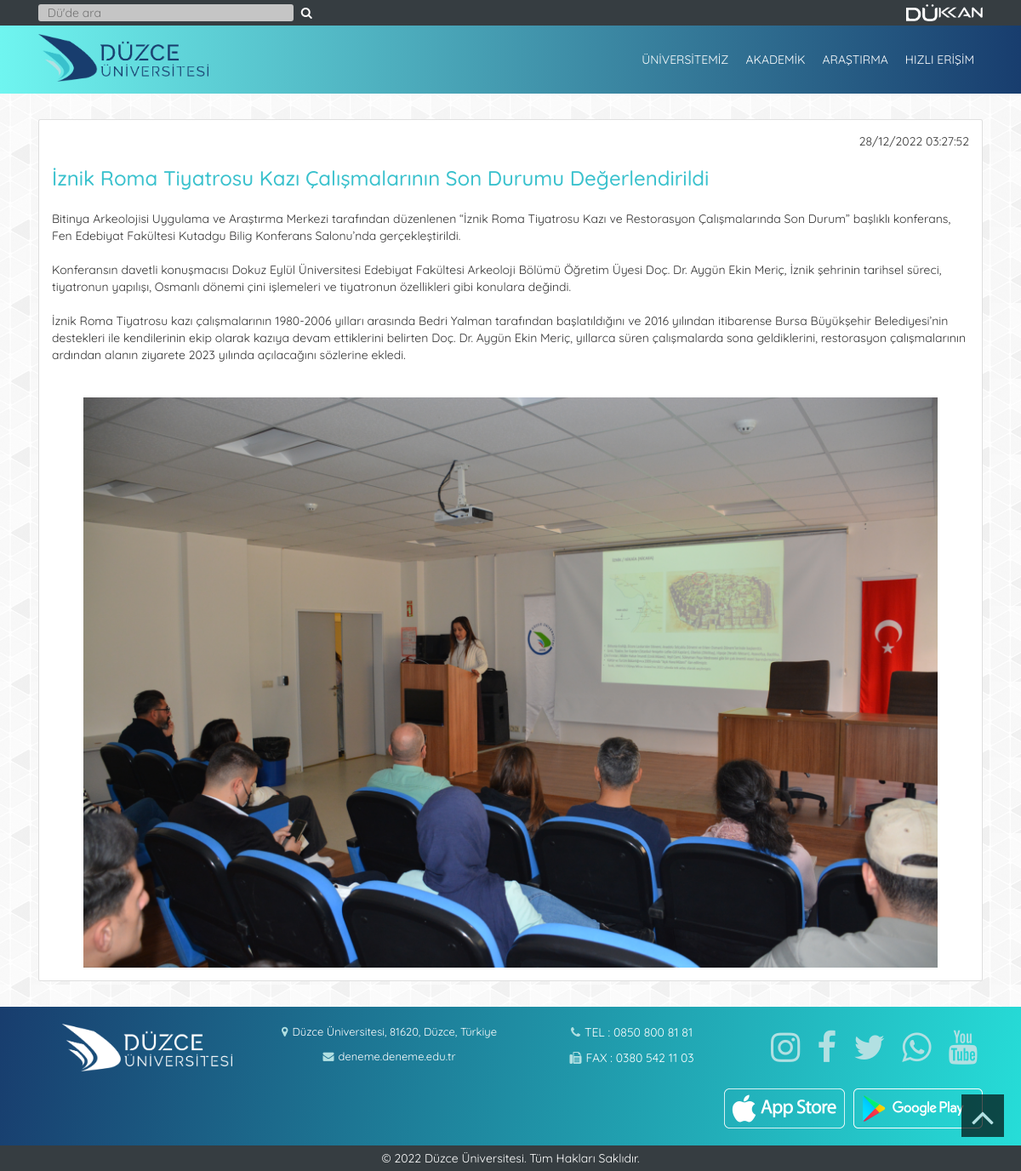
The page /duyurular/duyuru/119 on the database its author committed.
### tables this page shows
CREATE TABLE IF NOT EXISTS `duyurular` (
  `id` int(11) NOT NULL AUTO_INCREMENT,
  `duyuruBaslik` varchar(255) NOT NULL,
  `duyuruIcerik` text NOT NULL,
  `duyuruGorsel` varchar(255) NOT NULL,
  `duyuruTarih` varchar(255) NOT NULL,
  PRIMARY KEY (`id`)
);

### application/helpers/layout_helper.php (called while the page is built, shortened)
<?php
function load_view($view, $data = NULL)
{
    $ci = get_instance();
    $ci->load->view("layout/header", $data);
    $ci->load->view($view, $data);
}
?>

### application/controllers/Duyurular.php (called while the page is built, shortened)
<?php
class Duyurular extends CI_Controller {
    public function duyuru($id)
    {
        $duyuru = $this->Duyurular_Model->get_duyuru($id);
        $data = [
            "duyuru" => $duyuru,
            "title"  => 'Düzce Üniversitesi - Duyurular'
        ];
        load_view("DuyuruDetay_View", $data);
    }
}
?>

### index.php (called while the page is built, shortened)
<?php
require_once BASEPATH.'core/CodeIgniter.php';

### application/models/Duyurular_Model.php (called while the page is built, shortened)
<?php
class Duyurular_Model extends CI_Model {
    public function get_duyuru($id)
    {
        return $this->db->select('*')->from('duyurular')->where('id', $id)->get()->row();
    }
}
?>

### application/views/DuyuruDetay_View.php (the view, shortened to what this page needs)
<div class="container">
    <div class="card haberdetay-kapsayici">
        <span class="haberdetay-tarih"><?php echo $duyuru->duyuruTarih; ?></span>
        <h3 class="haberdetay-baslik"><?php echo $duyuru->duyuruBaslik; ?></h3>
        <p class="haberdetay-aciklama"><?php echo $duyuru->duyuruIcerik; ?></p>
        <img class="haberdetay-resim" src="<?php echo base_url() ?>uploads/duyurular/<?php echo $duyuru->duyuruGorsel; ?>">
    </div>
</div>

### css/custom.css (style rules this page uses)
* { margin:0; padding:0; }
:root { --konseptRenk1 : #183d6e; --konseptRenk2 : #39c1cd; --konseptRenk3 : #b2e0e2; --konseptRenk4 : #0c2e5a; --headerKusakRengi : #363d41; --footerKusakRengi : #363d41; --headerRengi : linear-gradient(270deg, rgba(24,61,110,1) 0%, rgb(111, 245, 240) 100%); --footerRengi : linear-gradient(100deg, rgba(24,61,110,1) 0%, rgba(38,221,216,1) 100%); --hizliErisimAcilirMenuRengi : linear-gradient(359deg, rgba(24,61,110,1) 0%, rgb(1 1 17) 100%); --hamburgerMenuArkaplanRengi : aqua; --seffaflik :rgba(0, 0, 0, 0.67) !important; --navbarLinkHoverArkaplanRengi : #183d6e; --navbarLinkHoverYaziRengi : #fff; --ikonRenkleri : #b2e0e2; --footerYaziRenkleri : #fff; }
body { font-family: 'Quicksand' !important; position: relative; background-image: url("../img/background-pattern.png"); }
.haberdetay-kapsayici { margin-top:30px; margin-bottom:30px; }
.haberdetay-tarih { padding-left:15px; padding-right: 15px; padding-top:15px; display: flex; justify-content: right; }
.haberdetay-baslik { padding-left:15px; padding-right:15px; padding-bottom:15px; color:var(--konseptRenk2); }
.haberdetay-aciklama { padding-left:15px; padding-right:15px; padding-bottom:15px; word-wrap: break-word; white-space: pre-wrap; }
.haberdetay-resim { max-height: 700px; object-fit: contain; padding-top:15px; padding-bottom:15px; padding-left:15px; padding-right:15px; }

### rows shown on the page
duyurular: duyuruTarih "28/12/2022 03:27:52", duyuruBaslik "İznik Roma Tiyatrosu Kazı Çalışmalarının Son Durumu Değerlendirildi", duyuruIcerik "Bitinya Arkeolojisi Uygulama ve Araştırma Merkezi tarafından düzenlenen “İznik Roma Tiyatrosu Kazı ve Restorasyon Çalışmalarında Son Durum” başlıklı konferans, Fen Edebiyat Fakültesi Kutadgu Bilig Konferans Salonu’nda gerçekleştirildi. Konferansın davetli konuşmacısı Dokuz Eylül Üniversitesi Edebiyat Fakültesi Arkeoloji Bölümü Öğretim Üyesi Doç. Dr. Aygün Ekin Meriç, İznik şehrinin tarihsel süreci, tiyatronun yapılışı, Osmanlı dönemi çini işlemeleri ve tiyatronun özellikleri gibi konulara değindi. İznik Roma Tiyatrosu kazı çalışmalarının 1980-2006 yılları arasında Bedri Yalman tarafından başlatıldığını ve 2016 yılından itibarense Bursa Büyükşehir Belediyesi’nin destekleri ile kendilerinin…", duyuruGorsel (picture)
